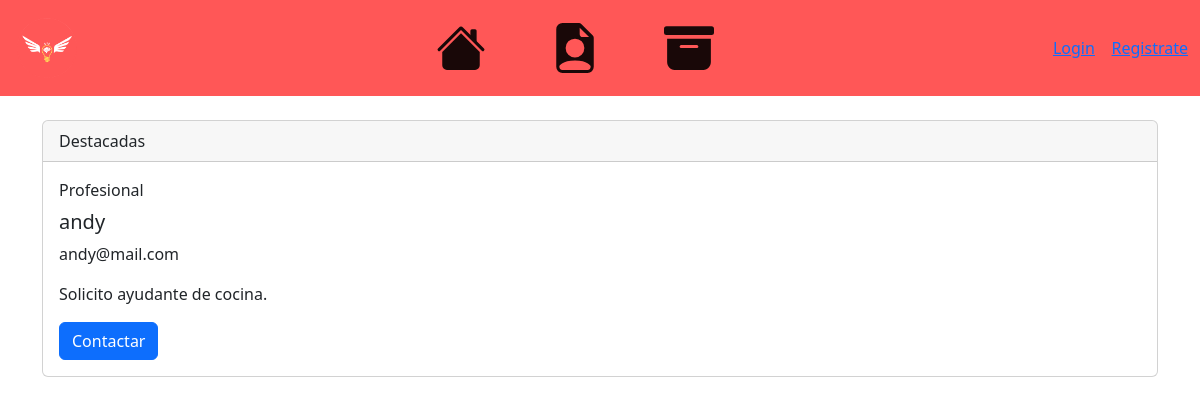
The page /deck on the database as committed earlier.
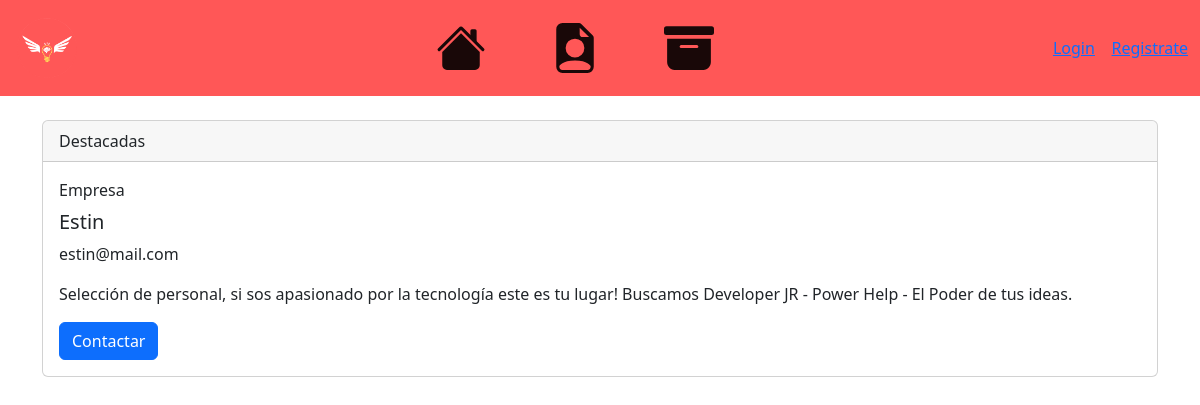
The same page on the database as committed later.
### Servicios/models.py (models this page shows, shortened)
class Post(models.Model):
    nombre = models.CharField(max_length=50)
    correo = models.EmailField()
    tipo = models.CharField( max_length=50,choices=opciones_clientes)
    descripcion = models.TextField()

### Servicios/views.py (the view)
# urls.py: path('deck', views.listarPost, name='Deck'),
def listarPost(request):
        listarPost = Post.objects.all()
        return render(request, 'Servicios/deck.html', {'posts':listarPost})

### Servicios/templates/Servicios/deck.html
{% extends "./base.html" %}
{% load static %}
{% block body%}
{% for p in posts %}
<div class="container mt-4">
  <div class="card">
      <div class="card-header">
        Destacadas
      </div>
      <div class="card-body">
        <p class="card-title">{{p.tipo}}</p>
        <h5 class="card-title">{{p.nombre}}</h5>
        <p class="card-text">{{p.correo}}</p>
        <p class="card-text">{{p.descripcion}}</p>
        <a href="#" class="btn btn-primary ">Contactar</a>
      </div>
    </div>
</div>
{% endfor %}
{% endblock %}

### Servicios/templates/Servicios/base.html (shortened to what this page needs)
<!doctype html>
<html lang="en">
  <head>
    {% load static %}
    <link href="https://cdn.jsdelivr.net/npm/bootstrap@5.2.2/dist/css/bootstrap.min.css"
    rel="stylesheet"
/>
    <link href="{% static 'Servicios/css/home.css' %}" rel="stylesheet"/>
</head>
  <body>
    <nav class="navbar navbar-expand-lg">
        <div class="container-fluid">
          <a class="navbar-brand" href="#">
            <div class="d-flex">
                <img src="{% static 'Servicios/img/isotipo.png' %}" height="70" >
            </div>
          </a>
          <div class="collapse navbar-collapse" id="navbarNav">
            <ul class="navbar-nav mx-auto">
              <li class="nav-item px-4">
                <a class="nav-link active" aria-current="page" href="{% url 'Home' %}">
                </a>
              </li>
              <li class="nav-item px-4">
                <a class="nav-link active" href="{% url 'Deck' %}">
                </a>
              </li>
              <li class="nav-item px-4">
                <a class="nav-link active" href="{% url 'History' %}">
                </a>
              </li>
            </ul>
            <div style="text-align: right; color: white;">
              {% if user.is_authenticated %}
              Hola {{ user.username }} &nbsp;&nbsp; <a href="{% url 'cerrar_sesion' %}">Cerrar sesion</a>
              {% else %}
              <a href="{% url 'logear' %}">Login</a> &nbsp;&nbsp; <a href="{% url 'autenticacion' %}">Registrate</a>
              {% endif %}
            </div>
          </div>
        </div>
      </nav>
    {% block body %}
    {% endblock %}
  </body>
</html>

### Servicios/static/Servicios/css/home.css (style rules this page uses)
body { background-color: white; }
nav { background-color: #ff5757; }

Rows that differ between the two databases and show on the page:
removed Post: tipo "Profesional", nombre "andy", correo "andy@mail.com", descripcion "Solicito ayudante de cocina."
added Post: tipo "Empresa", nombre "Estin", correo "estin@mail.com", descripcion "Selección de personal, si sos apasionado por la tecnología este es tu lugar! Buscamos Developer JR - Power Help - El Poder de tus ideas."
